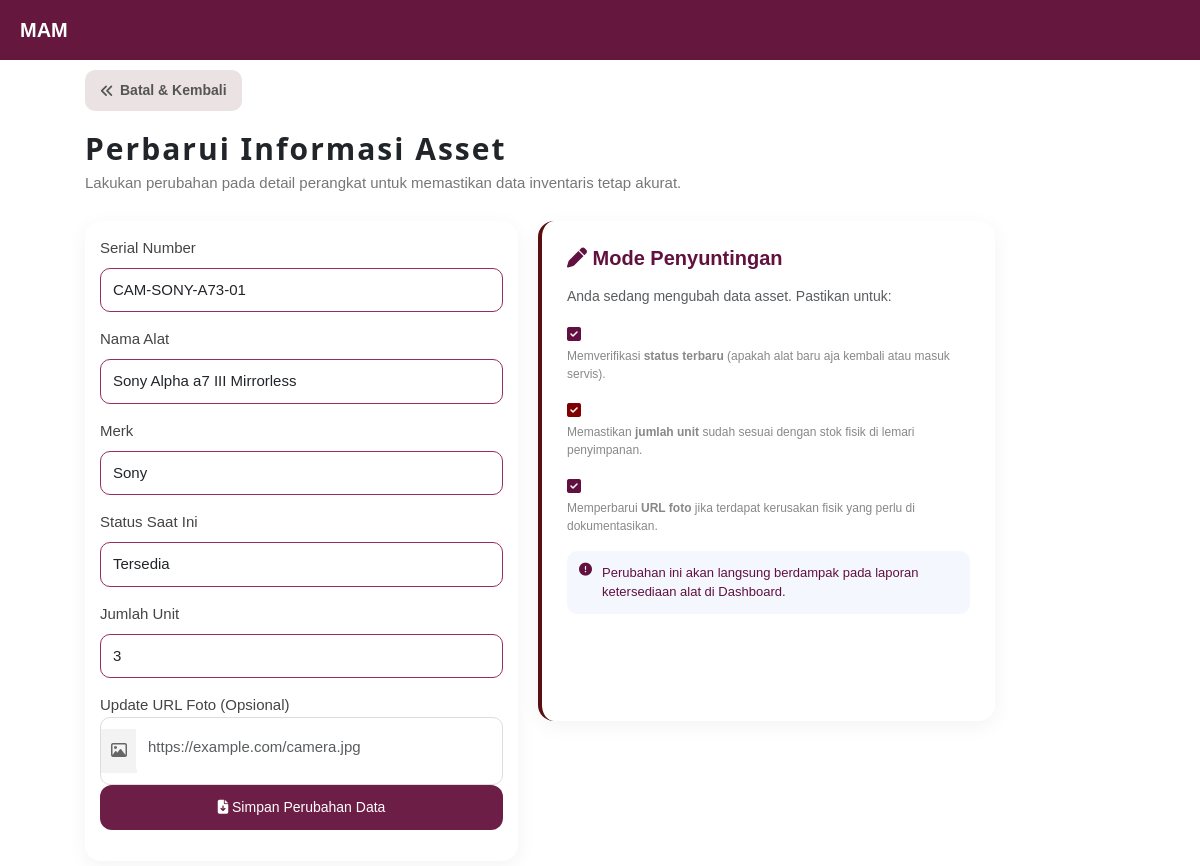
The page /edit.php?id=1 on the database its author committed.
### tables this page shows
CREATE TABLE `assets` (
  `id_asset` int(11) NOT NULL,
  `serial_number` varchar(50) NOT NULL,
  `nama_alat` varchar(100) NOT NULL,
  `merk` varchar(50) NOT NULL,
  `status` varchar(50) NOT NULL,
  `jumlah` int(11) NOT NULL,
  `url_gambar` text NOT NULL,
  `created_at` datetime NOT NULL DEFAULT current_timestamp()
);

### edit.php (the view, shortened to what this page needs)
<?php
require "config/koneksi.php";
$id = $_GET['id'];
$query = mysqli_query($koneksi, "SELECT * FROM assets WHERE id_asset = '$id'");
$data = mysqli_fetch_assoc($query);
?>
<!DOCTYPE html>
<html lang="en">
<head>
    <link href="https://cdn.jsdelivr.net/npm/bootstrap@5.3.8/dist/css/bootstrap.min.css" rel="stylesheet">
    <link rel="stylesheet" href="https://cdnjs.cloudflare.com/ajax/libs/font-awesome/6.5.0/css/all.min.css">
    <link rel="stylesheet" href="css/home.css">
</head>
<body>
    <nav class="navbar bg-body-tertiary">
        <a class="navbar-brand" href="home.php">MAM</a>
    </nav>
    <div class="hero">
        <div class="opsi">
            <a href="home.php">
                <i class="fa-solid fa-angles-left"></i>
                Batal & Kembali
            </a>
        </div>
        <div class="tittle">
            <div class="introo">
                <h1>Perbarui Informasi Asset</h1>
                <p>Lakukan perubahan pada detail perangkat untuk memastikan data inventaris tetap akurat.</p>
            </div>
        </div>
        <div class="box">
            <form action="" method="POST" class="formleft">
                <div class="mb-3">
                    <label for="seri" class="form-label">Serial Number</label>
                    <input type="text" class="form-control" id="seri" name="seri" aria-describedby="emailHelp" value="<?= $data['serial_number']; ?>">
                    <label for="nAlat" class="form-label">Nama Alat</label>
                    <input type="text" class="form-control" id="nAlat" name="nAlat" aria-describedby="emailHelp" value="<?= $data['nama_alat']; ?>">
                    <label for="merk" class="form-label">Merk</label>
                    <input type="text" class="form-control" id="merk" name="merk" aria-describedby="emailHelp" value="<?= $data['merk']; ?>">
                    <label for="status" class="form-label">Status Saat Ini</label>
                    <select name="status" class="form-control">
                        <option value="Tersedia" <?= $data['status'] == 'Tersedia' ? 'selected' : ''; ?>>Tersedia</option>
                    </select>
                    <label for="jml" class="form-label">Jumlah Unit</label>
                    <input type="number" class="form-control" id="jml" name="jml" aria-describedby="emailHelp" value="<?= $data['jumlah']; ?>">
                    <label for="foto" class="form-label">Update URL Foto (Opsional)</label>
                    <div class="input-group">
                        <span class="input-icon">
                            <i class="fa-regular fa-image"></i>
                        </span>
                        <input type="text" class="form-control" id="foto" name="foto" placeholder="https://example.com/camera.jpg" required>
                    </div>
                    <button type="submit" class="update" name="update">
                        <i class="fa-solid fa-file-arrow-down"></i>
                        Simpan Perubahan Data
                    </button>
                </div>
            </form>
            <div class="info-section-right" style="border-left: 4px solid #5a0f0f;">
                <h5 class="fw-bold mb-3"><i class="fa-solid fa-pen"></i> Mode Penyuntingan</h5>
                <p class="text-muted small">Anda sedang mengubah data asset. Pastikan untuk:</p>
                <div class="asset-guide mb-3">
                    <div class="mb-2">
                        <i class="fa-solid fa-square-check"></i>
                        <p>Memverifikasi
                            <span style="font-weight: bold;">status terbaru</span>
                            (apakah alat baru aja kembali atau masuk servis).
                        </p>
                    </div>
                    <div class="mb-2">
                        <i class="fa-solid fa-square-check" style="color:maroon;"></i>
                        <p>Memastikan
                            <span style="font-weight: bold;">jumlah unit</span>
                            sudah sesuai dengan stok fisik di lemari penyimpanan.
                        </p>
                    </div>
                    <div class="mb-2">
                        <i class="fa-solid fa-square-check"></i>
                        <p>Memperbarui
                            <span style="font-weight: bold;">URL foto</span>
                            jika terdapat kerusakan fisik yang perlu di dokumentasikan.
                        </p>
                    </div>
                </div>
                <div class="info-alert">
                    <i class="fa-solid fa-circle-exclamation"></i>
                    <span>Perubahan ini akan langsung berdampak pada laporan ketersediaan alat di Dashboard.</span>
                </div>
            </div>
        </div>
    </div>
</body>
</html>

### css/home.css (style rules this page uses)
.navbar { background-color: rgb(101, 23, 62) !important; padding: 10px 20px; font-family: 'Gill Sans', 'Gill Sans MT', Calibri, 'Trebuchet MS', sans-serif; display: flex; justify-content: space-between; align-items: center; }
.navbar-brand { color: white; font-weight: bold; margin: 0; }
.tittle { display: flex; justify-content: space-between; align-items: center; }
.opsi { margin-right: 50px; }
.opsi a { background-color: rgb(242, 145, 194); color: white; text-decoration: none; padding: 10px 15px; border-radius: 10px; font-weight: bold; }
.hero { max-width: 90%; padding: 5px; font-family:'Gill Sans', 'Gill Sans MT', Calibri, 'Trebuchet MS', sans-serif; }
.opsi a { text-decoration: none; background-color:rgb(235, 227, 227); color: #555; font-size: 14px; display: inline-flex; align-items: center; gap: 6px; margin: 5px 80px; }
.tittle .introo { margin: 10px 80px; }
.tittle .introo h1 { font-size: 30px; font-weight: bold; font-family:'Segoe UI', Tahoma, Geneva, Verdana, sans-serif; margin: 5px auto; letter-spacing: 2px; }
.tittle .introo p { color: #777; font-size: 15px; }
.box { display: flex; gap: 20px; flex-wrap: wrap; margin: auto 80px; }
.formleft { flex: 1; background: #fff; padding: 15px; border-radius: 16px; box-shadow: 0 5px 20px rgba(0,0,0,0.05); max-height: 700px ; }
.form-control { width: 100%; padding: 10px 12px; margin: 8px 0 15px; border-radius: 10px; border: 1px solid rgb(149, 45, 97); font-size: 15px; transition: 0.2s; }
.form-label { font-size: 15px; margin: auto; font-weight: 500; color: #444; }
.input-group { display: flex; align-items: center; border: 1px solid #ddd; border-radius: 10px; overflow: hidden; }
.input-icon { background: #f3f3f3; padding: 10px; color: #666; }
.input-group input { border: none; outline: none; padding:auto ; }
.info-section-right { flex: 1; background: #fff; padding: 25px; border-radius: 16px; box-shadow: 0 5px 20px rgba(0,0,0,0.05); color: #61103f; max-height: 500px; }
.info-alert { display: flex; gap: 10px; background: #f5f7ff; padding: 12px; border-radius: 10px; font-size: 13px; margin-top: 15px; }
p { font-size: 12px; color: #888; }
.update { width: 100%; padding: 12px; background: rgb(109, 30, 70); border: none; border-radius: 12px; color: white; font-size: 14px; cursor: pointer; transition: 0.3s; }

### rows shown on the page
assets: seri "CAM-SONY-A73-01", nAlat "Sony Alpha a7 III Mirrorless", merk "Sony", status "Tersedia", jml "3"
